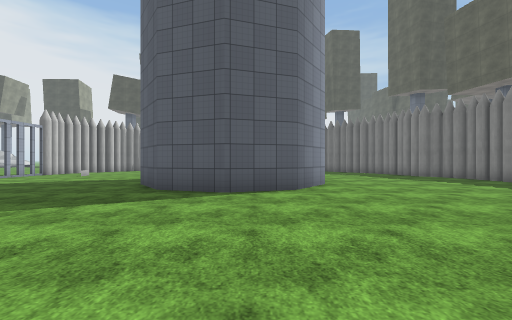
[1] (above)

15 first-person views from a walk through a Unity game level. The camera is 1.3 m above the floor, looks level and sees 90° across. The floor is counted in squares, 2 m on a side. Each view is taken from the middle of a square. On the plan, view 1 faces up. The plan holds only what a view shows up to about 9 squares ahead; the rest is blank. The place goes on beyond the plan. Flat ground stands in for the terrain. Surface patterns are stand-ins for the level's own textures.

[2]
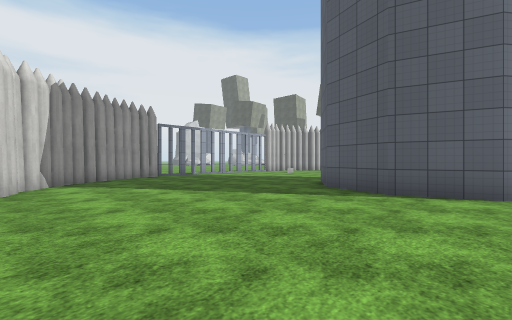

[3]
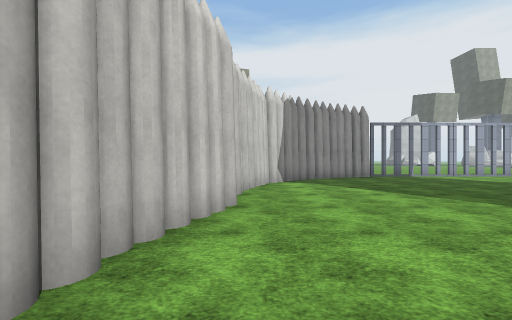

[4]
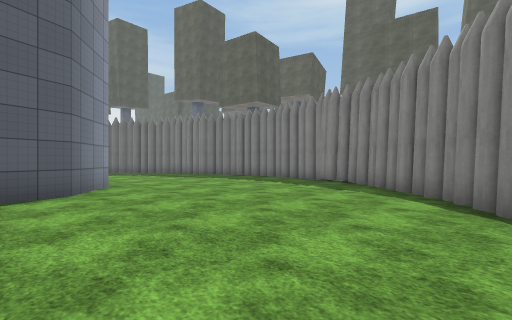

[5]
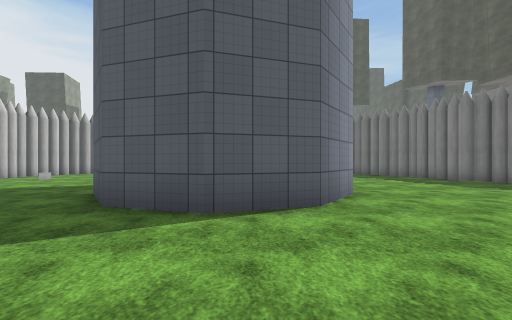

[6]
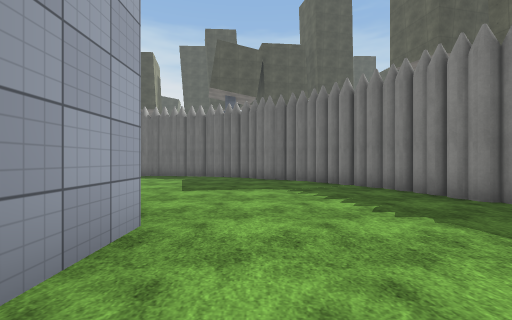

[7]
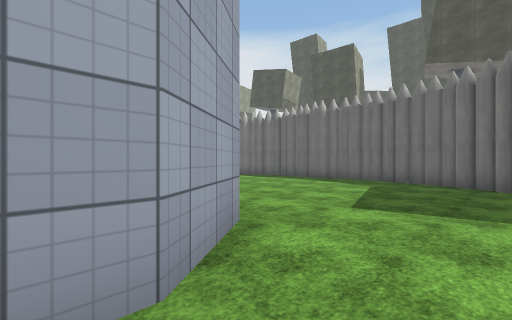

[8]
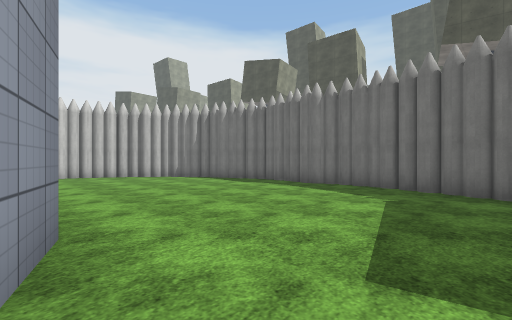

[9]
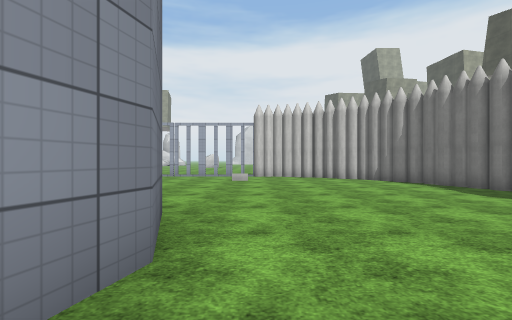

[10]
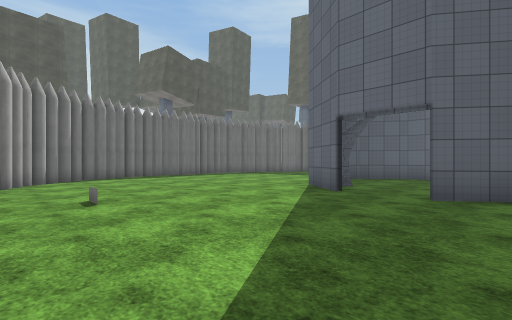

[11]
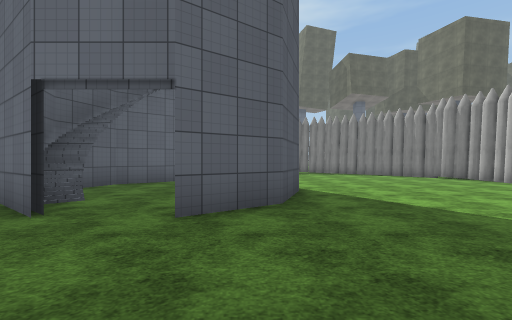

[12]
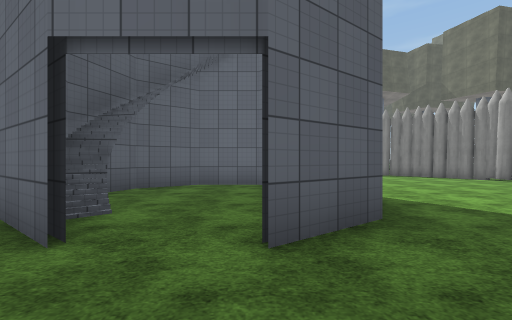

[13]
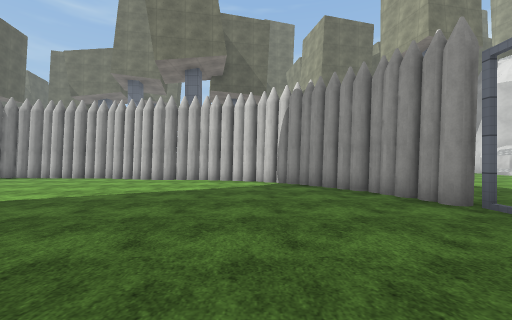

[14]
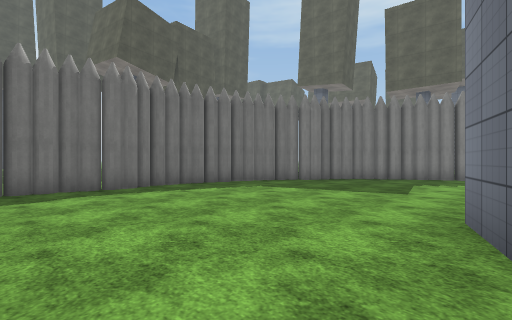

[15]
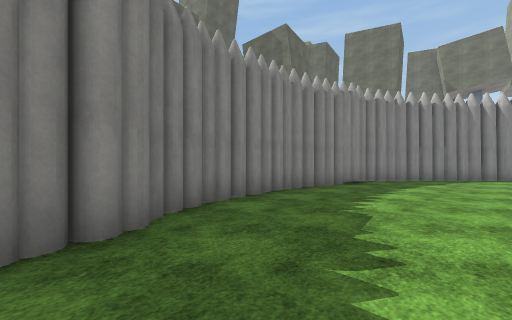

### Floor plan
Key: @ floor where view 1 was taken; # wall or solid block; . floor.
Columns run from 8 left of view 1 to 8 right of it. Each row starts with its distance up from view 1.
 16  ##########
 15 ##........##
 14 #.......... ##
 13  ............##
 12 ..............#
 11 ..............#
 10 ......####....##
  9 .....###.##....#
  8 ..........#....#
  7 .........##....##
  6 .....##.##.....##
  5 ......###......#
  4 ...............#
  3 #..............#
  2 #.............##
  1 ##...........##
  0  ###....@..###
 -1    #########

Positions as (right, up) in squares from view 1, and headings:
1: (0, 0), facing up
2: (1, 0), facing up-left
3: (1, 0), facing left
4: (0, 0), facing up-right
5: (0, 2), facing up
6: (3, 6), facing up
7: (3, 8), facing up-left
8: (2, 10), facing up-left
9: (1, 11), facing left
10: (-8, 6), facing up-right
11: (-6, 6), facing right
12: (-5, 7), facing right
13: (-6, 8), facing down
14: (-4, 10), facing up-right
15: (4, 11), facing down-right
